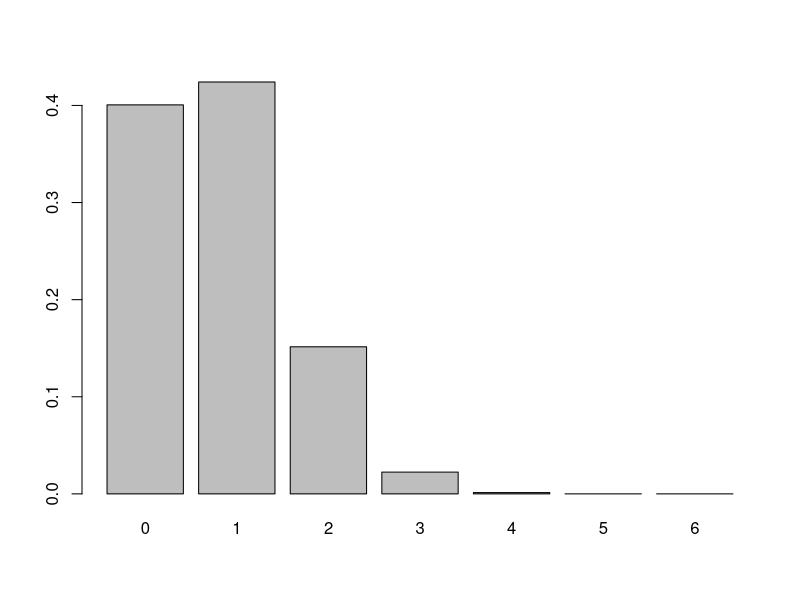
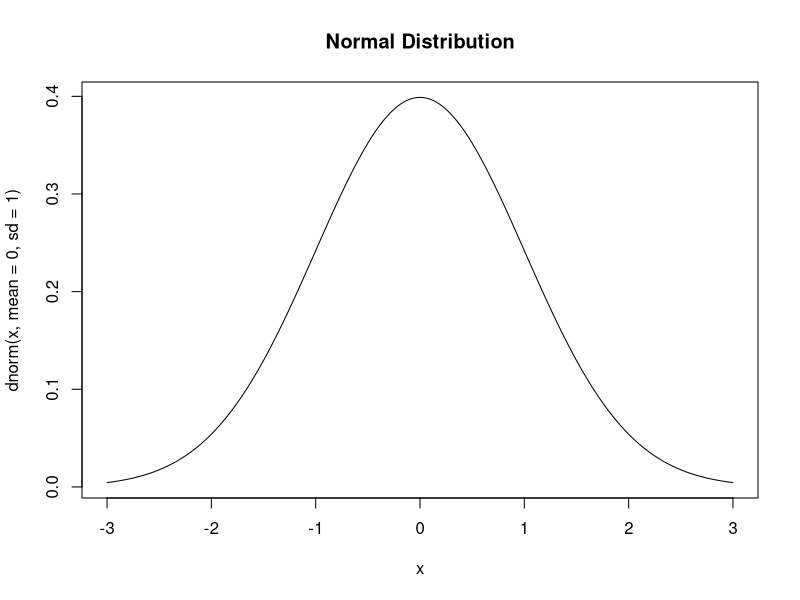
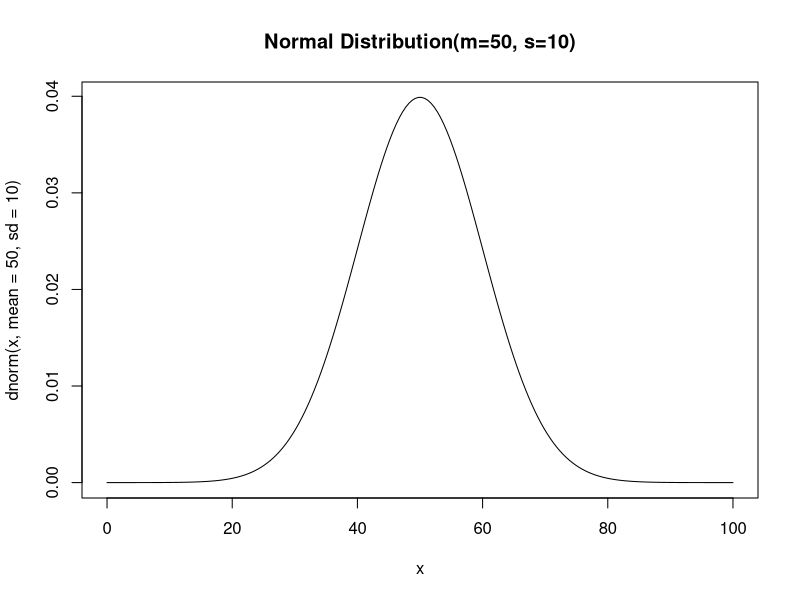
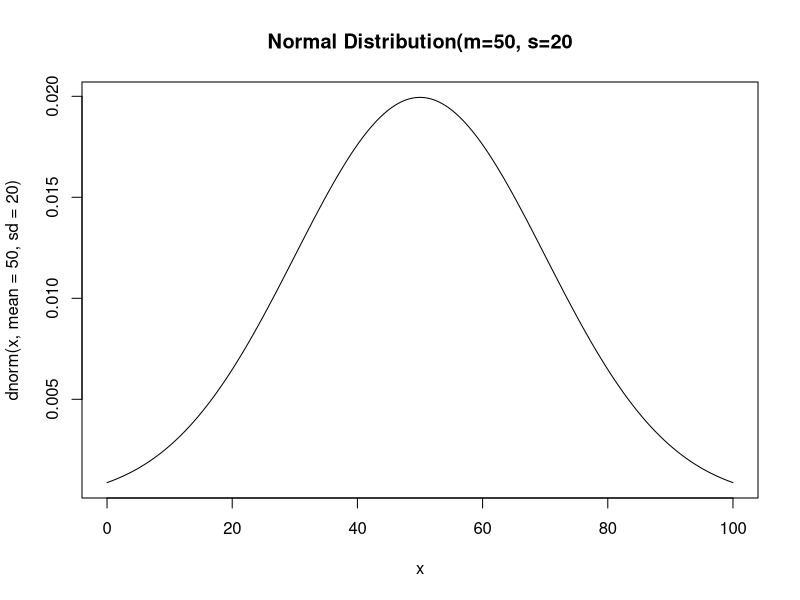
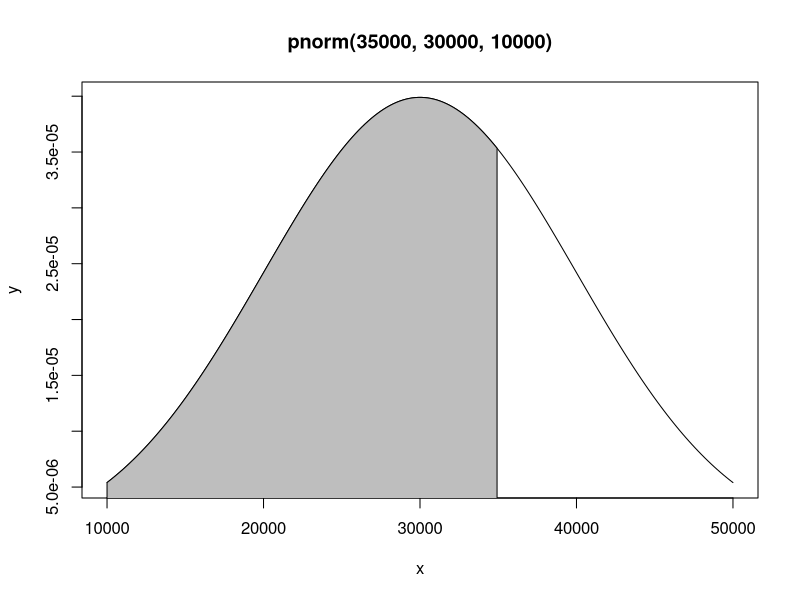
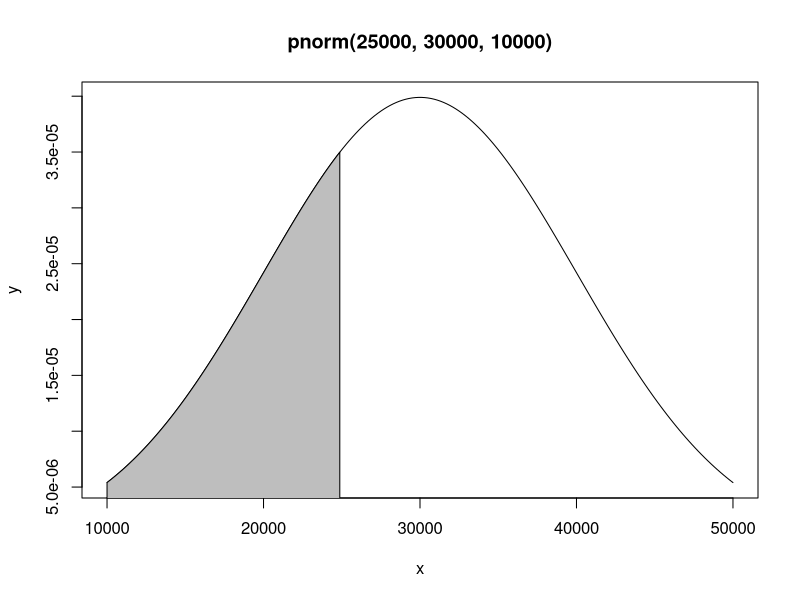
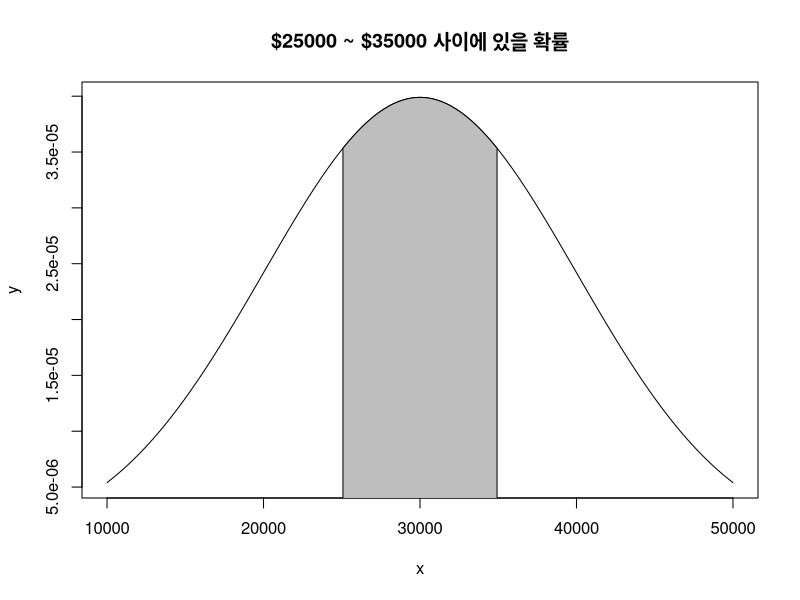
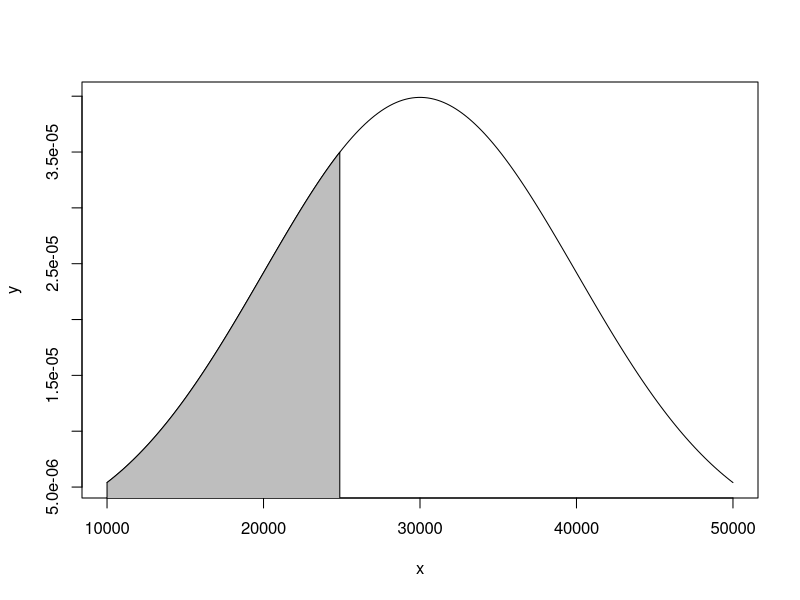

Write the R code that produced these figures, in order.
# 5.1

?choose

choose(45, 6)
choose(45-6, 6)
choose(39,5) * choose(6, 1)
choose(39,4) * choose(6, 2)
choose(39,3) * choose(6, 3)
choose(39,2) * choose(6, 4)
choose(39,1) * choose(6, 5)
choose(39,0) * choose(6, 6)

# 5.2

lotto <- function (x) {
    return (choose(39, 6-x) * choose(6, x))
}

for (x in 0:6) {
    cat(x, lotto(x), '\n')
}

# 5.3

lotto2 <- function (x) {
    return (lotto(x) / choose(45, 6))
}

for (x in 0:6) {
    cat(x, lotto2(x), '\n')
}

print(1 / choose(45, 6))

# 5.4

win <- 0:6
win
prob <- sapply(win, lotto2)
prob
barplot(prob, names=win)

sum(prob)

# 5.5

?dnorm
x <- seq(-3, 3, length=200)
plot(x, dnorm(x, mean=0, sd=1), 
     type='l', 
     main="Normal Distribution")

x <- seq(0, 100, length=200)
plot(x, dnorm(x, mean=50, sd=10), 
     type = 'l',
     main="Normal Distribution(m=50, s=10)")

x <- seq(0, 100, length=200)
plot(x, dnorm(x, mean=50, sd=20), 
     type = 'l',
     main="Normal Distribution(m=50, s=20")

# 5.4

?pnorm

pnorm(35000, 30000, 10000) - pnorm(25000, 30000, 10000)

x <- seq(10000, 50000, length=200)
y <- dnorm(x, mean = 30000, sd = 10000)
plot(x, y, type='l',
     main="pnorm(35000, 30000, 10000)")
xlim <- x[x <= 35000]
ylim <- y[x <= 35000]
xlim <- c(xlim[1], xlim, tail(xlim, 1))
ylim <- c(0, ylim, 0) 
polygon(xlim, ylim, col="grey")

x <- seq(10000, 50000, length=200)
y <- dnorm(x, mean = 30000, sd = 10000)
plot(x, y, type='l',
     main="pnorm(25000, 30000, 10000)")
xlim <- x[x <= 25000]
ylim <- y[x <= 25000]
xlim <- c(xlim[1], xlim, tail(xlim, 1))
ylim <- c(0, ylim, 0) 
polygon(xlim, ylim, col="grey")

x <- seq(10000, 50000, length=200)
y <- dnorm(x, mean = 30000, sd = 10000)
plot(x, y, type='l',
     main="$25000 ~ $35000 사이에 있을 확률")
xlim <- x[25000<=x & x<=35000]
ylim <- y[25000<=x & x<=35000]
xlim <- c(xlim[1], xlim, tail(xlim, 1))
ylim <- c(0, ylim, 0) 
polygon(xlim, ylim, col="grey")

pnorm(25000, 30000, 10000)
1-pnorm(35000, 30000, 10000)

x <- seq(10000, 50000, length=200)
y <- dnorm(x, mean = 30000, sd = 10000)
plot(x, y, type='l')
xlim <- x[x<=25000]
ylim <- y[x<=25000]
xlim <- c(xlim[1], xlim, tail(xlim, 1))
ylim <- c(0, ylim, 0) 
polygon(xlim, ylim, col="grey")

x <- seq(10000, 50000, length=200)
y <- dnorm(x, mean = 30000, sd = 10000)
plot(x, y, type='l')
xlim <- x[x>=35000]
ylim <- y[x>=35000]
xlim <- c(xlim[1], xlim, tail(xlim, 1))
ylim <- c(0, ylim, 0) 
polygon(xlim, ylim, col="grey")


# 5.5

1 - pnorm(70, 60, 10)
1 - pnorm(80, 70, 20)

z1 <- (70 - 60) / 10
z2 <- (80 - 70) / 20
z1
z2

1 - pnorm(z1)
1 - pnorm(z2)

# 5.6

x <- seq(-3, 3, length=200)
curve(dnorm(x), -3, 3, 
      xlab = 'X', ylab = 'Y',
      main="Probability Density Function")

curve(pnorm(x), -3, 3, 
      xlab = 'X', ylab = 'Y',
      main="Cumulative Distribution Function")

# 5.7

n_sim <- 10000
y <- rbinom(n_sim, 100, 0.5)
hist(y, xlab='X', ylab='mass', 
     main = 'B(100, 0.5)', 
     prob = T, 
     breaks = 30)
curve(dnorm(x, 50, 5), 25, 75, 
      lty=2, lwd=2, col='red',
      add=T)

# 5.8

?curve
x <- seq(120, 220, length=1000)
curve(dnorm(x, 160, 5) + dnorm(x, 175, 5), 
      from=120, to=220)

n_sim <- 10000
n <- 30 # 추출할 인원수
means <- vector(length = n_sim)

for (i in 1:n_sim) {
    y <- vector(length = n)
    for (j in 1:30) {
        gender <- rbinom(1, 1, 0.5) # 성별 선택
        if (gender == 0) { # 여성이 선택된 경우
            y[j] <- rnorm(1, 160, 5)
        } else { # 남성이 선택된 경우
            y[j] <- rnorm(1, 175, 5)
        }
    }
    means[i] <- mean(y)
}

hist(means, main = 'Distribution of means', 
     xlab = 'mean_height', ylab = 'prob', prob = T, breaks=50)

curve(dnorm(x, mean(means), sd(means)), from=120, to=220, 
      lty=2, lwd= 2, col='red', add=T)

# 7.1

head(iris)
str(iris)
summary(iris)

y <- subset(iris, Species=='setosa')$Petal.Length
y
mean(y)
sd(y)

n <- length(y)
ci_lower <- mean(y) - 2*sd(y) / sqrt(n)
ci_upper <- mean(y) + 2*sd(y) / sqrt(n)
c(ci_lower, ci_upper)

# 7.2

n_sim <- 10000
means <- c()
for (i in 1:n_sim) {
    bs_sample <- sample(y, length(y), replace=T)
    sample_mean <- mean(bs_sample)
    means <- c(means, sample_mean)
}

c(quantile(means, .025), quantile(means, .975))

c(mean(y) + qt(.025, df = n-1)*sd(y) / sqrt(n), 
  mean(y) + qt(.975, df=n-1)*sd(y) / sqrt(n))

# 7.3

n_sim <- 10000
sds <- c()
for (i in 1:n_sim) {
    bs_sample <- sample(y, length(y), replace=T)
    sample_sd <- sd(bs_sample)
    sds <- c(sds, sample_sd)
}

c(quantile(sds, .025), quantile(sds, .975))

sqrt(var(y)*(n-1) / qchisq(.975, n-1))
sqrt(var(y)*(n-1) / qchisq(.025, n-1))

# 7.4

x <- subset(iris, Species == 'virginica')$Petal.Length
y <- subset(iris, Species == 'versicolor')$Petal.Length

n_sim <- 10000
difs <- c()
for (i in 1:n_sim) {
    bs_virginica <- sample(x, length(x), replace=T)
    bs_setosa <- sample(y, length(y), replace=T)
    mean_dif <- mean(bs_virginica) - mean(bs_setosa)
    difs <- c(difs, mean_dif)
}

c(quantile(difs, .025), quantile(difs, .975))
c(quantile(difs, .005), quantile(difs, .995))

